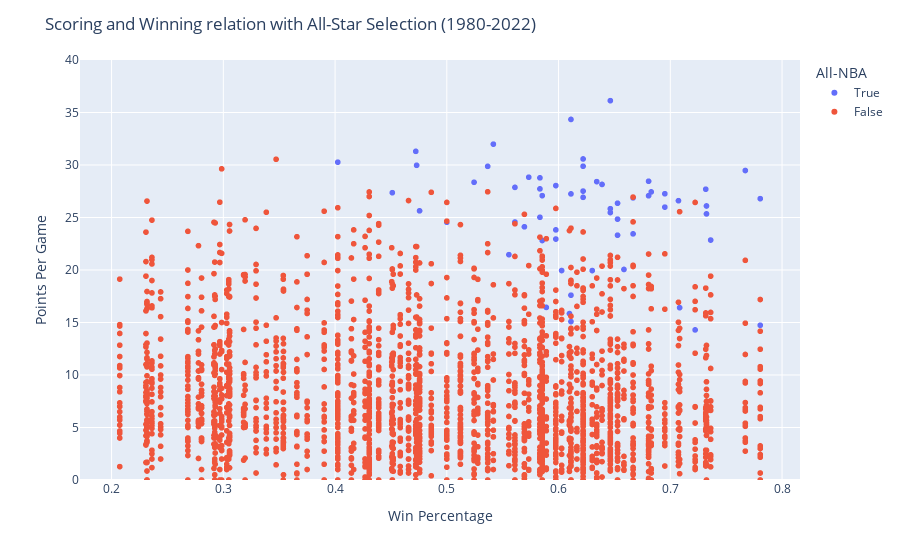

Notebook code for this chart:
### Code cell
import plotly.express as px

fig = px.scatter(previous_years, x = "win_percent", y = 'ppg', color = "all_nba", category_orders={"all_nba": [True, False]},
                 color_continuous_scale=['red', 'blue'],
                 labels = {"all_nba": "All-NBA"})
fig.update_layout(xaxis_title = "Win Percentage", yaxis_title = "Points Per Game", 
                  title= 'Scoring and Winning relation with All-Star Selection (1980-2022)', yaxis_range = [0,40])
fig.show()

### Figure 1 — Plotly figure (JSON) as saved in the notebook; plotly's stock layout.template omitted (floating-point values rounded to 4 significant figures; data arrays with more than 128 entries replaced by an {"elided": "..."} marker saying what was removed)
{"data": [{"hovertemplate": "All-NBA=True<br>win_percent=%{x}<br>ppg=%{y}<extra></extra>", "legendgroup": "True", "marker": {"color": "#636efa", "symbol": "circle"}, "mode": "markers", "name": "True", "showlegend": true, "type": "scattergl", "x": [0.7805, 0.561, 0.7805, 0.622, 0.6829, 0.622, 0.622, 0.561, 0.5366, 0.4024, 0.6341, 0.5854, 0.5854, 0.6463, 0.5244, 0.4722, 0.7083, 0.5833, 0.6389, 0.5556, 0.6806, 0.5694, 0.6528, 0.6667, 0.5833, 0.5833, 0.6528, 0.6528, 0.7222, 0.5417, 0.7324, 0.589, 0.6111, 0.473, 0.7671, 0.6111, 0.6667, 0.6027, 0.6806, 0.7324, 0.5733, 0.6301, 0.7361, 0.6111, 0.6111, 0.5, 0.6463, 0.7317, 0.6463, 0.622, 0.7073, 0.4756, 0.6951, 0.5976, 0.4512, 0.6585, 0.5976, 0.6098, 0.5976, 0.6951], "xaxis": "x", "y": [14.74, 27.87, 26.79, 29.88, 27.44, 26.92, 30.57, 24.57, 29.87, 30.27, 28.42, 27.08, 22.81, 25.47, 28.36, 31.3, 16.41, 28.78, 28.15, 21.46, 28.45, 24.11, 24.85, 26.87, 25.02, 27.73, 26.36, 23.31, 14.3, 31.98, 26.1, 16.44, 17.6, 29.97, 29.48, 34.34, 23.44, 19.95, 27.07, 25.34, 28.84, 19.95, 22.85, 15.09, 27.25, 24.55, 25.84, 27.69, 36.13, 27.52, 26.6, 25.63, 25.99, 23.82, 27.36, 20.05, 28.04, 15.85, 22.95, 27.26], "yaxis": "y"}, {"hovertemplate": "All-NBA=False<br>win_percent=%{x}<br>ppg=%{y}<extra></extra>", "legendgroup": "False", "marker": {"color": "#EF553B", "symbol": "circle"}, "mode": "markers", "name": "False", "showlegend": true, "type": "scattergl", "x": {"elided": "2816 float values"}, "xaxis": "x", "y": {"elided": "2816 float values"}, "yaxis": "y"}], "layout": {"legend": {"title": {"text": "All-NBA"}, "tracegroupgap": 0}, "margin": {"t": 60}, "title": {"text": "Scoring and Winning relation with All-Star Selection (1980-2022)"}, "xaxis": {"anchor": "y", "domain": [0, 1], "title": {"text": "Win Percentage"}}, "yaxis": {"anchor": "x", "domain": [0, 1], "range": [0, 40], "title": {"text": "Points Per Game"}}}}
